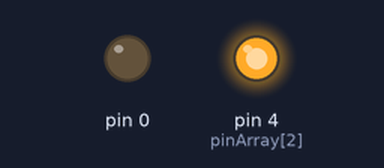
Bench run of a sketch on a simulated Arduino Uno, built with avr-gcc and run on an emulated ATmega328P. Parts: output pins drawn as LEDs (lit = HIGH).

Above: at 0.05 s.
At 1.35 s:
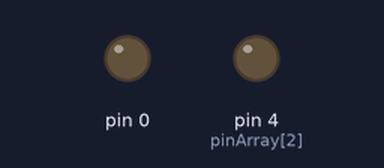
At 2.85 s:
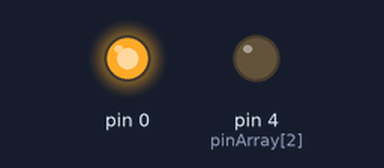
Timing chart, 0 to 3.1 s (numbered marks = the images above):
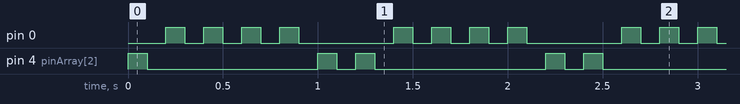

Measured:
- by itself, pin 0: repeats every 1.2 s: 3 × (LOW 0.10 s, HIGH 0.10 s), LOW 0.50 s, HIGH 0.10 s
- by itself, pin 4 (pinArray[2]): repeats every 1.2 s: LOW 0.90 s, HIGH 0.10 s, LOW 0.10 s, HIGH 0.10 s

The sketch:

matricesCocheFantastico2.ino
```cpp
/* Coche Fantastico 2
 * --------------
 *
 * Se reduce el codigo usando for(;;).
 *
 *
 * 2018, CFTIC
 * @author: Juan Pedro Lopez
 * @hardware: Juan Pedro Lopez
 */

int pinArray[] = {2, 3, 4};
int count = 0;
int timer = 100;

void setup(){
  // Hacemos todas las declaraciones de una vez
  for (count=2;count<5;count++) {
    pinMode(pinArray[count], OUTPUT);
  }
}

void loop() {
  for (count=2;count<5;count++) {
   digitalWrite(pinArray[count], HIGH);
   delay(timer);
   digitalWrite(pinArray[count], LOW);
   delay(timer);
  }
  for (count=4;count>=2;count--) {
   digitalWrite(pinArray[count], HIGH);
   delay(timer);
   digitalWrite(pinArray[count], LOW);
   delay(timer);
  }
}
```
